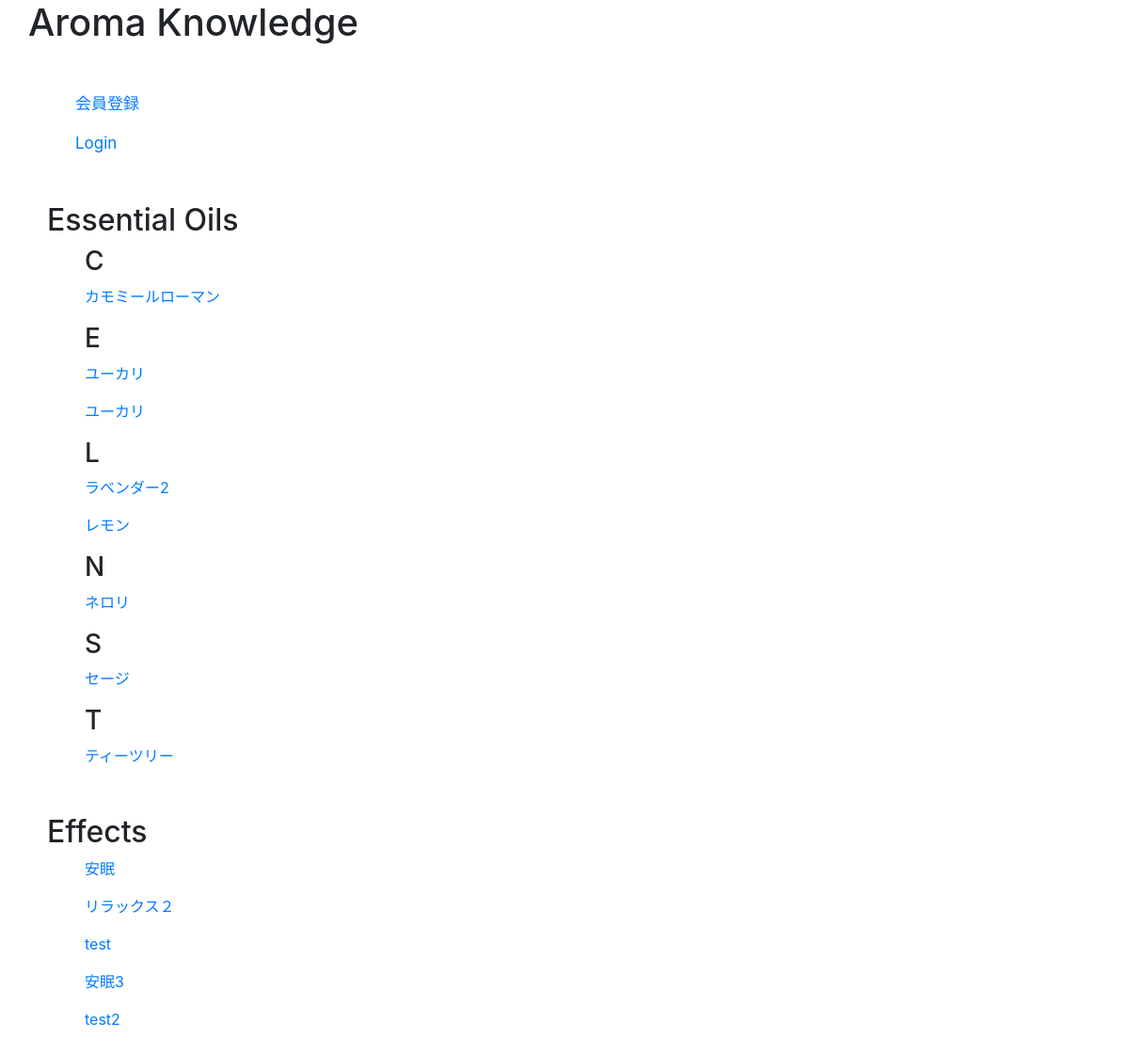
Before: / with the older database file.
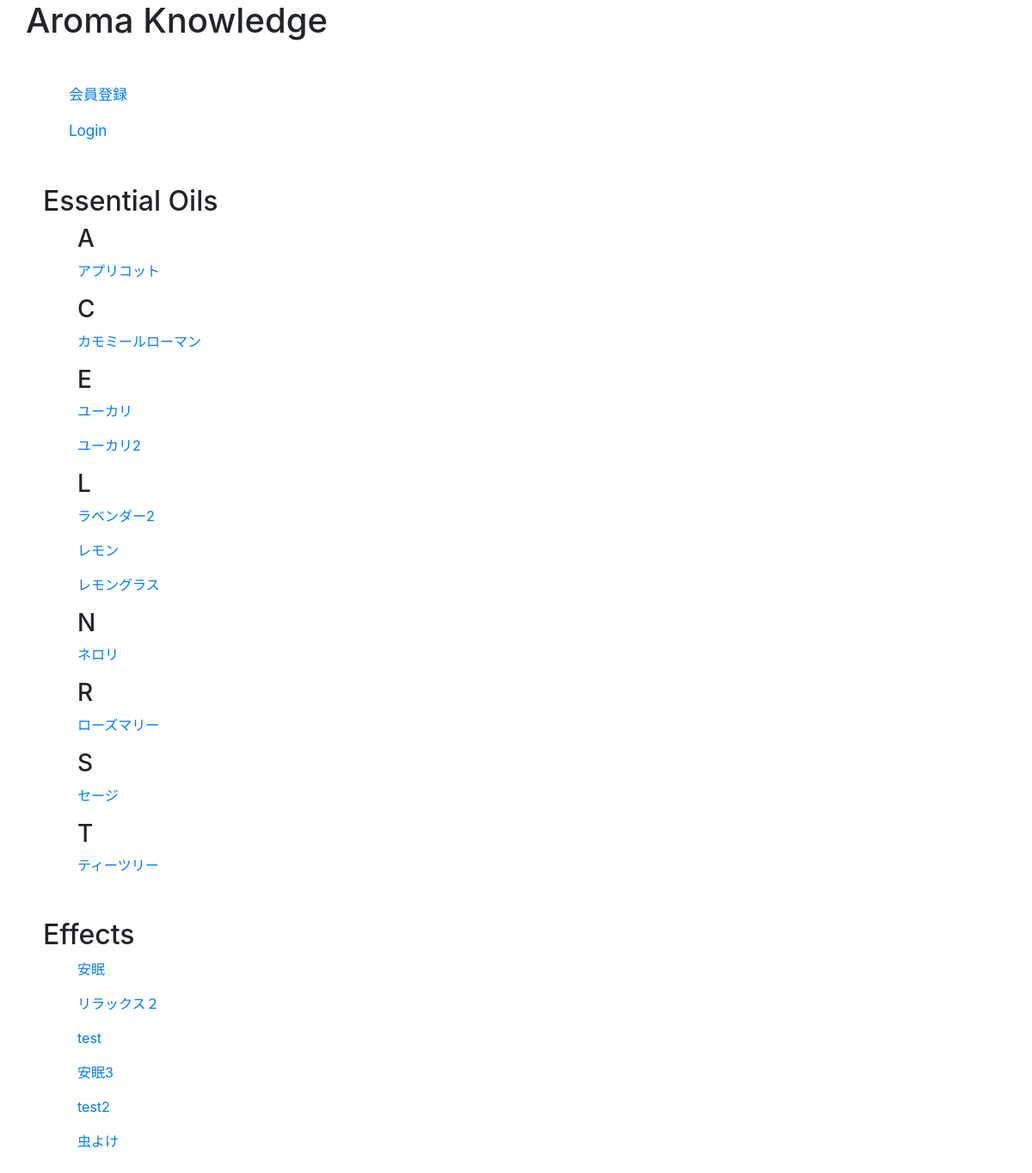
After: the same page with the newer database file.
### tables this page shows
CREATE TABLE `essential_oils` (
  `id` int(11) NOT NULL AUTO_INCREMENT,
  `name` varchar(255) NOT NULL,
  `scientific_name` varchar(255) NOT NULL,
  `plant_name` varchar(255) NOT NULL,
  `extraction` varchar(255) NOT NULL,
  `aroma` varchar(255) NOT NULL,
  `caution` varchar(255) NOT NULL,
  `english_name` varchar(255) NOT NULL,
  `user_id` int(11) NOT NULL,
  `image` varchar(255) NOT NULL,
  `created_at` timestamp NOT NULL DEFAULT CURRENT_TIMESTAMP,
  PRIMARY KEY (`id`),
  UNIQUE KEY `name` (`name`),
  KEY `user_id` (`user_id`),
  CONSTRAINT `essential_oils_ibfk_1` FOREIGN KEY (`user_id`) REFERENCES `users` (`id`) ON DELETE CASCADE ON UPDATE CASCADE
);

CREATE TABLE `effects` (
  `id` int(11) NOT NULL AUTO_INCREMENT,
  `effect` varchar(255) NOT NULL,
  `content` varchar(255) NOT NULL,
  `caution` varchar(255) NOT NULL,
  `user_id` int(11) NOT NULL,
  `created_at` timestamp NOT NULL DEFAULT CURRENT_TIMESTAMP,
  PRIMARY KEY (`id`),
  UNIQUE KEY `effect` (`effect`),
  KEY `user_id` (`user_id`),
  CONSTRAINT `effects_ibfk_1` FOREIGN KEY (`user_id`) REFERENCES `users` (`id`) ON DELETE CASCADE ON UPDATE CASCADE
);

### index.php (called while the page is built, shortened)
<?php
    require_once 'DAOs/OilDAO.php';
    require_once 'DAOs/EffectDAO.php';
    $oils = OilDAO::get_all_oils_sort();
    $effects = EffectDAO::get_all_effects();
    include_once 'views/index_view.php';

### DAOs/OilDAO.php (called while the page is built, shortened)
<?php
    class OilDAO extends DAO{
        public static function get_all_oils_sort(){
            try{
                $pdo = self::get_connection();
                $stmt = $pdo->query('SELECT * FROM essential_oils ORDER BY english_name ASC');
                $stmt->setFetchMode(PDO::FETCH_CLASS|PDO::FETCH_PROPS_LATE, 'Oil');
                $oils = $stmt->fetchAll();
            }catch(PDOException $e){
            }finally{
                self::close_connection($pdo, $stmt);
            }
            return $oils;
        }
    }

### DAOs/EffectDAO.php (called while the page is built, shortened)
<?php
    class EffectDAO extends DAO{
        public static function get_all_effects(){
            try{
                $pdo = self::get_connection();
                $stmt = $pdo->query('SELECT * FROM effects');
                $stmt->setFetchMode(PDO::FETCH_CLASS|PDO::FETCH_PROPS_LATE, 'Effect');
                $effects = $stmt->fetchAll();
            }catch(PDOException $e){
            }finally{
                self::close_connection($pdo, $stmt);
            }
            return $effects;
        }
    }

### views/index_view.php (the view, shortened to what this page needs)
<!DOCTYPE html>
<html lang="ja">
    <head>
        <link rel="stylesheet" href="https://stackpath.bootstrapcdn.com/bootstrap/4.3.1/css/bootstrap.min.css">
        <link rel="stylesheet" href="css/style.css">
    </head>
    <body>
        <h1>Aroma Knowledge</h1>
        <div class="main">
            <p><a href="user_register.php">会員登録</a></p>
            <p><a href="login.php">Login</a></p>
        </div>
        <div class="essential_oils">
            <h2>Essential Oils</h2>
            <?php $pre_letter = ''; ?>
            <?php foreach($oils as $oil): ?>
            <ul>
                <?php $letter = strtoupper(substr($oil->english_name, 0,1)); ?>
                <?php if($letter !== $pre_letter): ?>
                <h3><?= $letter ?></h3>
                <?php endif; ?>
                <?php $pre_letter = $letter; ?>
                <li><a href="oil_detail.php?id=<?= $oil->id ?>"><?= $oil->name ?></a></li>
            </ul>
            <?php endforeach; ?>
        </div>
        <div class="effects">
            <h2>Effects</h2>
            <?php foreach($effects as $effect): ?>
            <ul>
                <li><a href="effect_detail.php?id=<?= $effect->id ?>"><?= $effect->effect ?></a></li>
            </ul>
            <?php endforeach; ?>
        </div>
    </body>
</html>

Changed rows visible on the page:
added essential_oils: english_name "A", name "アプリコット"
changed essential_oils: name "ユーカリ" → "ユーカリ2"
added essential_oils: name "レモングラス"
added essential_oils: english_name "R", name "ローズマリー"
added effects: effect "虫よけ"
